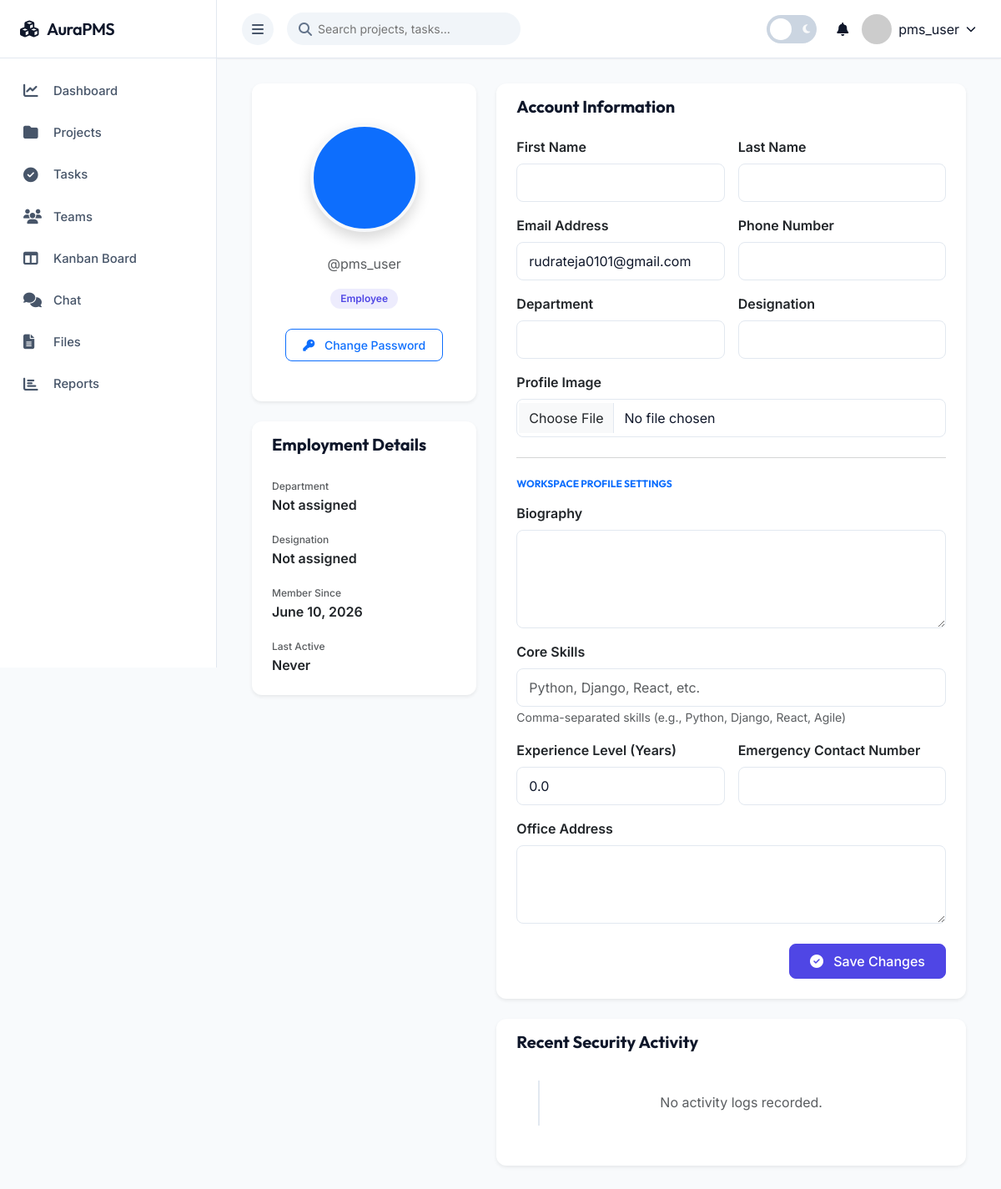
Page /profile/profile/ (signed in) on the committed database.
### apps/accounts/models.py (models this page shows, shortened)
class User(AbstractUser):
    ROLE_CHOICES = [
        ('SUPER_ADMIN', 'Super Admin'),
        ('PROJECT_MANAGER', 'Project Manager'),
        ('EMPLOYEE', 'Employee'),
    ]
    role = models.CharField(max_length=20, choices=ROLE_CHOICES, default='EMPLOYEE')
    phone = models.CharField(max_length=15, blank=True)
    profile_picture = models.ImageField(upload_to='profiles/', null=True, blank=True)
    department = models.CharField(max_length=100, blank=True)
    designation = models.CharField(max_length=100, blank=True)
    date_joined = models.DateTimeField(auto_now_add=True)
    is_active = models.BooleanField(default=True)
    last_login_ip = models.GenericIPAddressField(null=True, blank=True)
    class Meta:
        db_table = 'users'

class UserProfile(models.Model):
    user = models.OneToOneField(User, on_delete=models.CASCADE, related_name='profile')
    bio = models.TextField(max_length=500, blank=True)
    skills = models.TextField(blank=True, help_text="Comma-separated skills")
    experience_years = models.DecimalField(max_digits=3, decimal_places=1, default=0)
    emergency_contact = models.CharField(max_length=15, blank=True)
    address = models.TextField(blank=True)

### apps/accounts/views.py (the view)
# urls.py: path('profile/', views.profile_view, name='profile'),
@login_required
def profile_view(request):
    if request.method == 'POST':
        user_form = UserUpdateForm(request.POST, request.FILES, instance=request.user)
        profile_form = UserProfileForm(request.POST, instance=request.user.profile)
        if user_form.is_valid() and profile_form.is_valid():
            user_form.save()
            profile_form.save()
            messages.success(request, 'Profile updated successfully!')
            return redirect('profile')
    else:
        user_form = UserUpdateForm(instance=request.user)
        profile_form = UserProfileForm(instance=request.user.profile)
    context = {
        'user_form': user_form,
        'profile_form': profile_form,
    }
    return render(request, 'accounts/profile.html', context)

### templates/accounts/profile.html (shortened to what this page needs)
{% extends 'base.html' %}
{% load static %}
{% block content %}
<div class="container-fluid">
    <div class="row g-4">
        <div class="col-lg-4">
            <div class="card shadow-sm border-0 mb-4">
                <div class="card-body text-center py-5">
                    <div class="position-relative d-inline-block mb-3">
                        {% if request.user.profile_picture %}
                            <img src="{{ request.user.profile_picture.url }}" alt="Profile" class="rounded-circle border border-4 border-light shadow" style="width: 130px; height: 130px; object-fit: cover;">
                        {% else %}
                            <div class="rounded-circle bg-primary text-white d-flex align-items-center justify-content-center mx-auto border border-4 border-light shadow" style="width: 130px; height: 130px; font-size: 38px; font-weight: 700;">
                            </div>
                        {% endif %}
                    </div>
                    <p class="text-muted font-14 mb-3">@{{ request.user.username }}</p>
                    <span class="badge bg-badge-{% if request.user.role == 'SUPER_ADMIN' %}danger{% elif request.user.role == 'PROJECT_MANAGER' %}warning{% else %}primary{% endif %} mb-4">
                        {{ request.user.get_role_display }}
                    </span>
                    <div class="d-grid gap-2 px-3">
                        <a href="{% url 'change_password' %}" class="btn btn-outline-primary btn-sm">
                            <i class="fas fa-key me-2"></i> Change Password
                        </a>
                    </div>
                </div>
            </div>
            <div class="card shadow-sm border-0">
                <div class="card-header border-0 pb-0 bg-transparent">
                    <h5 class="fw-bold mb-0">Employment Details</h5>
                </div>
                <div class="card-body">
                    <div class="mb-3">
                        <label class="text-muted font-12 fw-medium uppercase">Department</label>
                        <p class="fw-semibold mb-0 text-dark-mode-light">{{ request.user.department|default:"Not assigned" }}</p>
                    </div>
                    <div class="mb-3">
                        <label class="text-muted font-12 fw-medium uppercase">Designation</label>
                        <p class="fw-semibold mb-0 text-dark-mode-light">{{ request.user.designation|default:"Not assigned" }}</p>
                    </div>
                    <div class="mb-3">
                        <label class="text-muted font-12 fw-medium uppercase">Member Since</label>
                        <p class="fw-semibold mb-0 text-dark-mode-light">{{ request.user.date_joined|date:"F d, Y" }}</p>
                    </div>
                    <div class="mb-0">
                        <label class="text-muted font-12 fw-medium uppercase">Last Active</label>
                        <p class="fw-semibold mb-0 text-dark-mode-light">{{ request.user.last_login|date:"F d, Y H:i"|default:"Never" }}</p>
                    </div>
                </div>
            </div>
        </div>
        <div class="col-lg-8">
            <div class="card shadow-sm border-0 mb-4">
                <div class="card-header border-0 pb-0 bg-transparent">
                    <h5 class="fw-bold mb-0">Account Information</h5>
                </div>
                <div class="card-body">
                    <form method="post" enctype="multipart/form-data" class="needs-validation" novalidate>
                        <div class="row g-3">
                            <div class="col-md-6">
                                <label class="form-label font-13 fw-semibold">First Name</label>
                                {{ user_form.first_name }}
                            </div>
                            <div class="col-md-6">
                                <label class="form-label font-13 fw-semibold">Last Name</label>
                                {{ user_form.last_name }}
                            </div>
                            <div class="col-md-6">
                                <label class="form-label font-13 fw-semibold">Email Address</label>
                                {{ user_form.email }}
                            </div>
                            <div class="col-md-6">
                                <label class="form-label font-13 fw-semibold">Phone Number</label>
                                {{ user_form.phone }}
                            </div>
                            <div class="col-md-6">
                                <label class="form-label font-13 fw-semibold">Department</label>
                                {{ user_form.department }}
                            </div>
                            <div class="col-md-6">
                                <label class="form-label font-13 fw-semibold">Designation</label>
                                {{ user_form.designation }}
                            </div>
                            <div class="col-12">
                                <label class="form-label font-13 fw-semibold">Profile Image</label>
                                {{ user_form.profile_picture }}
                            </div>
                        </div>
                        <hr class="my-4 text-muted">
                        <h6 class="fw-bold mb-3 text-uppercase font-12 tracking-wide text-primary">Workspace Profile Settings</h6>
                        <div class="mb-3">
                            <label class="form-label font-13 fw-semibold">Biography</label>
                            {{ profile_form.bio }}
                        </div>
                        <div class="mb-3">
                            <label class="form-label font-13 fw-semibold">Core Skills</label>
                            {{ profile_form.skills }}
                            <small class="text-muted font-11">Comma-separated skills (e.g., Python, Django, React, Agile)</small>
                        </div>
                        <div class="row g-3 mb-4">
                            <div class="col-md-6">
                                <label class="form-label font-13 fw-semibold">Experience Level (Years)</label>
                                {{ profile_form.experience_years }}
                            </div>
                            <div class="col-md-6">
                                <label class="form-label font-13 fw-semibold">Emergency Contact Number</label>
                                {{ profile_form.emergency_contact }}
                            </div>
                            <div class="col-12">
                                <label class="form-label font-13 fw-semibold">Office Address</label>
                                {{ profile_form.address }}
                            </div>
                        </div>
                        <div class="d-flex justify-content-end">
                            <button type="submit" class="btn btn-primary px-4 py-2">
                                <i class="fas fa-check-circle me-2"></i> Save Changes
                            </button>
                        </div>
                    </form>
                </div>
            </div>
            <div class="card shadow-sm border-0">
                <div class="card-header border-0 pb-0 bg-transparent">
                    <h5 class="fw-bold mb-0">Recent Security Activity</h5>
                </div>
                <div class="card-body">
                    <div class="timeline position-relative ps-4 py-2">
                        {% for activity in request.user.activities.all|slice:":5" %}
                            <div class="mb-4 position-relative">
                                <div class="position-absolute bg-primary rounded-circle border border-3 border-light shadow-sm" style="width: 14px; height: 14px; left: -27px; top: 4px;"></div>
                                <div class="d-flex justify-content-between align-items-center mb-1">
                                    <h6 class="mb-0 fw-semibold font-14">{{ activity.action }}</h6>
                                    <small class="text-muted font-12">{{ activity.timestamp|timesince }} ago</small>
                                </div>
                                {% if activity.ip_address %}
                                    <span class="text-muted font-12 d-block"><i class="fas fa-laptop me-1"></i> IP: {{ activity.ip_address }}</span>
                                {% endif %}
                            </div>
                        {% empty %}
                            <p class="text-muted text-center py-3">No activity logs recorded.</p>
                        {% endfor %}
                    </div>
                </div>
            </div>
        </div>
    </div>
</div>
{% endblock %}

### templates/base.html (shortened to what this page needs)
<!DOCTYPE html>
<html lang="en">
<head>
    <link href="https://cdn.jsdelivr.net/npm/bootstrap@5.3.0/dist/css/bootstrap.min.css" rel="stylesheet">
    <link rel="stylesheet" href="https://cdnjs.cloudflare.com/ajax/libs/font-awesome/6.4.0/css/all.min.css">
    <link href='https://cdn.jsdelivr.net/npm/fullcalendar@5.11.3/main.min.css' rel='stylesheet' />
    {% load static %}
    <link rel="stylesheet" href="{% static 'css/style.css' %}">
</head>
<body>
    <div class="sidebar">
        <div class="sidebar-header">
            <h3><i class="fas fa-cubes text-indigo-500"></i> <span>AuraPMS</span></h3>
        </div>
        <div class="sidebar-menu">
            <a href="{% url 'dashboard' %}" class="menu-item">
                <i class="fas fa-chart-line"></i> <span>Dashboard</span>
            </a>
            <a href="{% url 'project_list' %}" class="menu-item">
                <i class="fas fa-folder"></i> <span>Projects</span>
            </a>
            <a href="{% url 'task_list' %}" class="menu-item">
                <i class="fas fa-check-circle"></i> <span>Tasks</span>
            </a>
            <a href="{% url 'team_list' %}" class="menu-item">
                <i class="fas fa-users"></i> <span>Teams</span>
            </a>
            <a href="{% url 'kanban_board' %}" class="menu-item">
                <i class="fas fa-columns"></i> <span>Kanban Board</span>
            </a>
            <a href="{% url 'chat_room' team_id=1 %}" class="menu-item">
                <i class="fas fa-comments"></i> <span>Chat</span>
            </a>
            <a href="{% url 'file_list' %}" class="menu-item">
                <i class="fas fa-file-alt"></i> <span>Files</span>
            </a>
            <a href="{% url 'reports_dashboard' %}" class="menu-item">
                <i class="fas fa-chart-bar"></i> <span>Reports</span>
            </a>
        </div>
    </div>
    <div class="main-content">
        <nav class="navbar">
            <div class="d-flex align-items-center gap-3">
                <button class="btn btn-icon" id="sidebarToggle">
                    <i class="fas fa-bars"></i>
                </button>
                <div class="nav-search">
                    <i class="fas fa-search"></i>
                    <input type="text" placeholder="Search projects, tasks...">
                </div>
            </div>
            <div class="nav-icons align-items-center">
                <div class="theme-switch-wrapper me-2">
                    <label class="theme-switch" for="darkModeToggle">
                        <div class="slider round">
                            <i class="fas fa-sun text-warning font-12"></i>
                            <i class="fas fa-moon text-light font-12"></i>
                        </div>
                    </label>
                </div>
                <div class="notification-dropdown position-relative dropdown" id="notificationDropdownBtn">
                    <div data-bs-toggle="dropdown" class="cursor-pointer">
                        <i class="fas fa-bell"></i>
                        <span class="badge" id="notificationCount">0</span>
                    </div>
                </div>
                <div class="user-dropdown dropdown">
                    <div class="d-flex align-items-center gap-2 cursor-pointer" id="userMenuBtn" data-bs-toggle="dropdown">
                        {% if request.user.profile_picture %}
                            <img src="{{ request.user.profile_picture.url }}" alt="User">
                        {% else %}
                            <img src="https://via.placeholder.com/40" alt="User">
                        {% endif %}
                        <span class="d-none d-md-inline">{{ request.user.username }}</span>
                        <i class="fas fa-chevron-down font-12"></i>
                    </div>
                </div>
            </div>
        </nav>
        <div class="content">
            {% block content %}{% endblock %}
        </div>
    </div>
    <div id="toastContainer" class="toast-container position-fixed bottom-0 end-0 p-3" style="z-index: 1055;"></div>
</body>
</html>

### rows in the picture
User: user.username "pms_user", user.role "Employee", user.department "Not assigned", user.designation "Not assigned", user.date_joined "June 10, 2026", user.last_login "Never", email "rudrateja0101@gmail.com"
UserProfile: experience_years "0.0"
